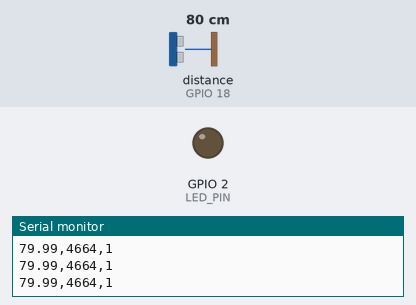
Bench run of a sketch on a simulated ESP32. On the bench: output pins drawn as LEDs (lit = HIGH), the last lines printed to the serial monitor. Wiring (inferred from the names in the program): ultrasonic range finder: trigger GPIO 5; echo GPIO 18. The test bench sets the inputs (shaded band); at power-on: distance to the obstacle (sensor on GPIO 18) 80 cm. The echo pulse lasts 58.3 µs per cm; pins used as bus, display or sensor lines are not drawn.

Above: at 3.2 s.
3.3 s: distance to the obstacle (sensor on GPIO 18) set to 55 cm
4.8 s: distance to the obstacle (sensor on GPIO 18) set to 47 cm
At 5.4 s:
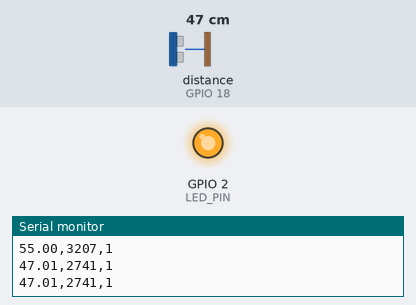
6.5 s: distance to the obstacle (sensor on GPIO 18) set to 60 cm
At 7.8 s:
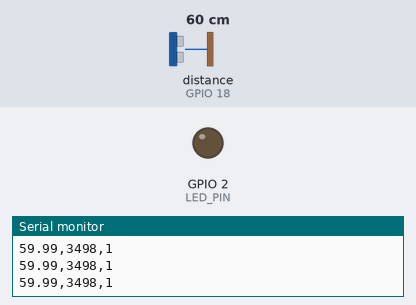
8.1 s: distance to the obstacle (sensor on GPIO 18) set to 35 cm
At 9.5 s:
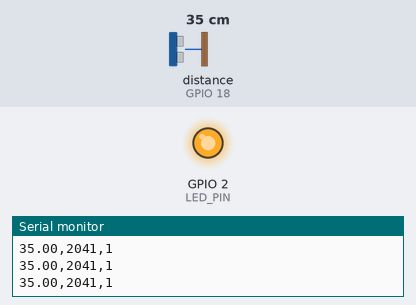
Timing chart, 0 to 10.7 s (numbered marks = the images above; inputs shaded):
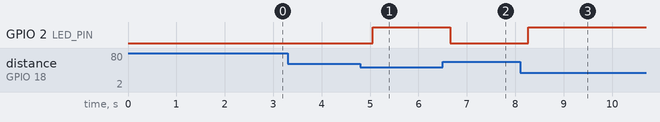

Measured:
- the behaviour switches between 51 and 50 cm on distance to the obstacle (sensor on GPIO 18) (found by bisection; images 0 and 1)
- after the input at 4.8 s, GPIO 2 (LED_PIN): LOW → HIGH after 0.26 s
- after the input at 6.5 s, GPIO 2 (LED_PIN): HIGH → LOW after 0.16 s
- after the input at 8.1 s, GPIO 2 (LED_PIN): LOW → HIGH after 0.17 s

The sketch:

ultrasonic_test.ino
```cpp
// HC-SR04 Ultrasonic Sensor + ESP32 (CSV streamer, no time column)
// Wiring: TRIG->GPIO5, ECHO->GPIO18 (via voltage divider), VCC->5V, GND->GND
// LED indicator on GPIO2 (optional)

// ===================== User-Tunable Parameters =====================
// 1) Measurement & aggregation
const int PIN_TRIG = 5;
const int PIN_ECHO = 18;
const int LED_PIN = 2;  // onboard LED on many ESP32 dev boards

const unsigned long TIMEOUT_US = 30000;  // pulseIn timeout (us)
const unsigned long INTERVAL_MS = 200;   // period between outputs
const int AGG_SAMPLES = 5;               // how many readings to aggregate per row
const unsigned int AGG_GAP_MS = 10;      // delay between samples when aggregating
const bool USE_MEDIAN = false;           // true: median, false: mean of valid samples

// 2) Physics/precision knobs
const float SPEED_OF_SOUND_MS = 343.0f;  // m/s at ~20°C (raise slightly if hotter)
const int CSV_DECIMALS = 2;              // decimal places for distance_cm in CSV
const bool CLAMP_TO_SPEC = true;         // clamp distances to the spec range
const float SENSOR_MIN_CM = 2.0f;        // HC-SR04 spec
const float SENSOR_MAX_CM = 400.0f;      // HC-SR04 spec

// 3) LED thresholds (purely cosmetic)
const float CLOSE_THRESHOLD_CM = 20.0f;
const float MEDIUM_THRESHOLD_CM = 50.0f;
// ==================================================================

void printCSVRow(float dist_cm, unsigned long raw_us, bool valid) {
  // distance_cm
  if (isnan(dist_cm)) Serial.print("");
  else Serial.print(dist_cm, CSV_DECIMALS);
  Serial.print(",");
  // raw_us (empty if invalid)
  if (!valid) Serial.print("");
  else Serial.print(raw_us);
  Serial.print(",");
  Serial.println(valid ? 1 : 0);
}

// ---- Ultrasonic primitives ----
unsigned long measureEchoOnce() {
  digitalWrite(PIN_TRIG, LOW);
  delayMicroseconds(2);
  digitalWrite(PIN_TRIG, HIGH);
  delayMicroseconds(10);
  digitalWrite(PIN_TRIG, LOW);
  return pulseIn(PIN_ECHO, HIGH, TIMEOUT_US);
}

float microsecondsToCm(unsigned long us) {
  if (us == 0) return NAN;
  // distance(cm) = (us * speed_of_sound_cm_per_us) / 2
  // speed_of_sound_cm_per_us = (SPEED_OF_SOUND_MS * 100.0) / 1e6
  const float cm_per_us = (SPEED_OF_SOUND_MS * 0.0001f);  // 343 m/s -> 0.0343 cm/us
  float d = (us * cm_per_us) / 2.0f;
  if (CLAMP_TO_SPEC) {
    if (d < SENSOR_MIN_CM) d = SENSOR_MIN_CM;
    if (d > SENSOR_MAX_CM) d = SENSOR_MAX_CM;
  }
  return d;
}

// ---- Aggregation (mean or median of valid samples) ----
float aggregateDistanceCm(int n, unsigned long &lastRawUs, bool &anyValid) {
  if (n <= 1) {
    lastRawUs = measureEchoOnce();
    anyValid = (lastRawUs > 0);
    return microsecondsToCm(lastRawUs);
  }

  // Collect samples
  const int MAX_N = 50;  // safety cap
  n = (n > MAX_N) ? MAX_N : n;
  float vals[MAX_N];
  unsigned long raws[MAX_N];
  int validCount = 0;

  for (int i = 0; i < n; ++i) {
    unsigned long us = measureEchoOnce();
    raws[i] = us;
    float d = microsecondsToCm(us);
    if (!isnan(d)) {
      vals[validCount++] = d;
      lastRawUs = us;  // keep last valid raw
    }
    delay(AGG_GAP_MS);
  }

  anyValid = (validCount > 0);
  if (!anyValid) {
    lastRawUs = 0;  // signify invalid
    return NAN;
  }

  if (!USE_MEDIAN) {
    // mean
    float sum = 0.0f;
    for (int i = 0; i < validCount; ++i) sum += vals[i];
    return sum / validCount;
  }

  // median (simple insertion sort due to small N)
  for (int i = 1; i < validCount; ++i) {
    float key = vals[i];
    int j = i - 1;
    while (j >= 0 && vals[j] > key) {
      vals[j + 1] = vals[j];
      --j;
    }
    vals[j + 1] = key;
  }
  if (validCount % 2 == 1) {
    return vals[validCount / 2];
  } else {
    int k = validCount / 2;
    return (vals[k - 1] + vals[k]) * 0.5f;
  }
}

// ---- LED feedback ----
void updateLED(float distance) {
  if (isnan(distance)) {
    digitalWrite(LED_PIN, LOW);
    return;
  }
  if (distance < CLOSE_THRESHOLD_CM) {
    digitalWrite(LED_PIN, !digitalRead(LED_PIN));
  } else if (distance < MEDIUM_THRESHOLD_CM) {
    digitalWrite(LED_PIN, HIGH);
  } else {
    digitalWrite(LED_PIN, LOW);
  }
}

// ---- Setup / Loop ----
void setup() {
  Serial.begin(115200);
  pinMode(PIN_TRIG, OUTPUT);
  pinMode(PIN_ECHO, INPUT);
  pinMode(LED_PIN, OUTPUT);
  digitalWrite(PIN_TRIG, LOW);
  digitalWrite(LED_PIN, LOW);

  delay(2000);
  Serial.println("distance_cm,raw_us,valid");
}

void loop() {
  unsigned long raw_us = 0;
  bool valid = false;
  float dist_cm = aggregateDistanceCm(AGG_SAMPLES, raw_us, valid);

  updateLED(dist_cm);
  printCSVRow(dist_cm, raw_us, valid);

  delay(INTERVAL_MS);
}
```
